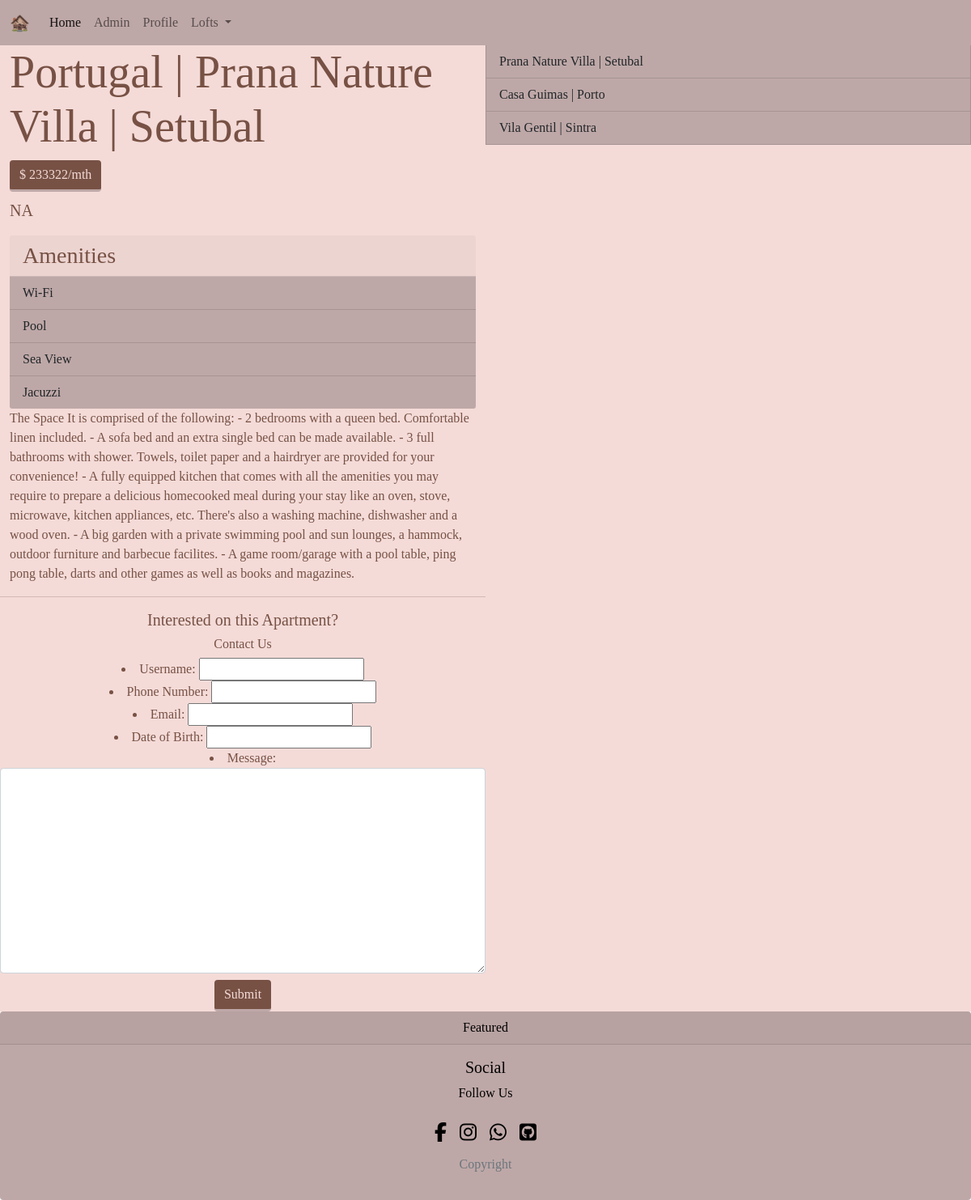
Page /loft/1 (signed in) on the committed database.
### loft/models.py (models this page shows, shortened)
class Loft(models.Model):
    amenities = models.ManyToManyField(Amenity, related_name="apartments", blank=True)
    city = models.ForeignKey(City, on_delete=models.CASCADE, related_name='lofts')
    address = models.CharField(max_length=250)
    price = models.IntegerField()
    size = models.IntegerField()
    description = models.CharField(max_length=100)
    long_description = models.CharField(max_length=800)
    name = models.CharField(max_length=100)

class City(models.Model):
    country = models.CharField(max_length=50, default="Portugal")
    name = models.CharField(max_length=50)
    abbreviation = models.CharField(max_length=6)
    description = models.CharField(max_length=150)

class Amenity(models.Model):
    name = models.CharField(max_length=100)

### loft/views.py (the view)
# urls.py: path('loft/<int:loft_id>', views.loft_page, name="loft_page"),
def loft_page(request, loft_id):
	return render(request, 'loft/loft_page.html', {'lofts': Loft.objects.all(), 'loft': Loft.objects.get(pk=loft_id), "contact_form": ContactForm()})

### loft/forms.py
class ContactForm(forms.Form):
    username = forms.CharField(max_length=50, label="Username")
    phone_number = forms.CharField(max_length=25, label="Phone Number")
    email = forms.EmailField(label="Email")
    date_of_birth = forms.DateField(label="Date of Birth", required=False)
    message = forms.CharField(label="Message", widget=forms.Textarea,  max_length=500)
    message.widget.attrs.update({"class": "form-control"})

### loft/templates/loft/loft_page.html (shortened to what this page needs)
{% extends 'loft/base.html' %}
{% block main %}
    {% load static %}
    <link rel="stylesheet" href="{% static 'loft/css/loft_page.css' %}">
    <div class="d-flex justify-content-around">
        <div class="col jumbotron jumbotron-fluid">
            <div class="container">
                <h1 class="display-4">{{ loft.city.country }} | {{ loft.name }} | {{ loft.city.name }} </h1>
                <h6> <button class="btn btn-primary">$ {{loft.price}}/mth </button></h6>
                <p class="lead">{{ loft.description }}</p>
                <div class="card">
                    <div class="card-header">
                        <h3 class="m-0">Amenities</h3>
                    </div>
                    <ul class="list-group list-group-flush">
                        {% for amenity in loft.amenities.all %}
                            <li class="list-group-item"> {{ amenity.name }} </li>
                        {% empty %}
                            <li class="list-group-item"> No Amenities Founded... </li>
                        {% endfor %}
                    </ul>
                </div>
                <p>{{ loft.long_description }}</p>
            </div>
            <div class="text-center">
                <hr>
                <h5>Interested on this Apartment?</h5>
                <h6> Contact Us </h6>
                <form action="{% url 'loft:contact' loft.id %}" method="post">
                    {{ contact_form.as_ul }}
                    <input class="btn btn-primary mt-2" type="submit" value="Submit">
                </form>
            </div>
        </div>
        <div class="col card" style="width: 18rem;">
            <ul class="list-group list-group-flush">
                {% for l in lofts  %}
                    <a href="{% url 'loft:loft_page' l.id %}"><li class="list-group-item"> {{ l.name }} | {{ l.city.name }} </li></a>
                {% endfor %}
            </ul>
        </div>
    </div>
{% endblock %}

### loft/static/loft/css/base.css (style rules this page uses)
* { scroll-behavior: smooth; box-sizing: border-box; padding: 0; margin: 0; font-family: 'Cormorant Garamond', serif; color: #775144; }
.card { background-color: #F4DBD8; }
.btn-primary { background-color: #775144; color: #F4DBD8; border: 0; border-bottom: 3px solid #BEA8A7; }

### loft/static/loft/css/loft_page.css (style rules this page uses)
.card { border: none; }
.card .list-group * { background-color: #BEA8A7; text-decoration: none; border-top: 0; }

### rows in the picture
Loft: city.country "Portugal", name "Prana Nature Villa", city.name "Setubal", price "233322", description "NA", long_description "The Space It is comprised of the following: - 2 bedrooms with a queen bed. Comfortable linen included. - A sofa bed and an extra single bed can be made available. - 3 full bathrooms with shower. Towels, toilet paper and a hairdryer are provided for your convenience! - A fully equipped kitchen that comes with all the amenities you may require to prepare a delicious homecooked meal during your stay like an oven, stove, microwave, kitchen appliances, etc. There's also a washing machine, dishwasher and a wood oven. - A big garden with a private swimming pool and sun lounges, a hammock, outdoor furniture and barbecue facilites. - A game room/garage with a pool table, ping pong table, darts and…"
Amenity: name "Wi-Fi"
Amenity: name "Pool"
Amenity: name "Sea View"
Amenity: name "Jacuzzi"
Loft: name "Casa Guimas", city.name "Porto"
Loft: name "Vila Gentil", city.name "Sintra"
